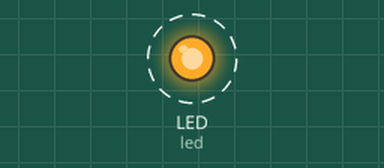
The program below on a simulated CircuitPython board. Parts: output pins drawn as LEDs (lit = HIGH). Dashed ring = blinking.

Above: at 0.05 s.
Timing chart, 0 to 3.0 s (numbered marks = the images above):
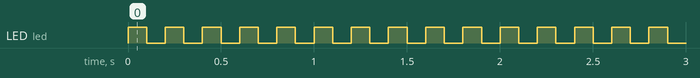

The program:

code.py
```python
import time
import digitalio
import board

# Red LED
led = digitalio.DigitalInOut(board.LED)
led.direction = digitalio.Direction.OUTPUT
while True:
    led.value = True
    time.sleep(0.1)
    led.value = False
    time.sleep(0.1)
```

Measured:
- by itself, LED (led): alternates HIGH for 0.10 s and LOW for 0.10 s
